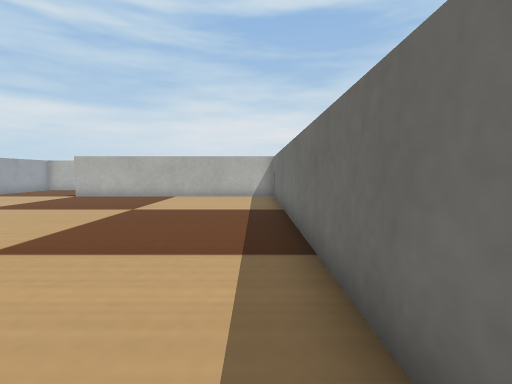
[1] (above)

18 first-person views from a walk through a Webots world. The camera is 0.06 m above the floor, tilts 4° down and sees 85° across. The floor is counted in squares, 0.05 m on a side. Each view is taken from the middle of a square. On the plan, view 1 faces up. The plan holds only what a view shows up to about 12 squares ahead; the rest is blank. The place goes on beyond the plan. The robots in the file are not drawn. Simple shapes and patterns stand in for the simulator's stock objects.

[2]
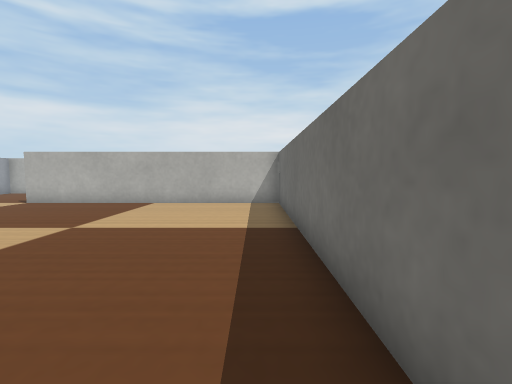

[3]
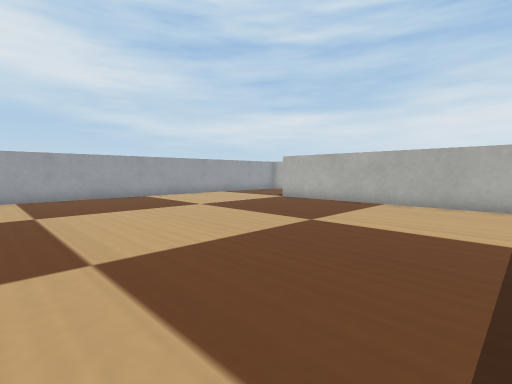

[4]
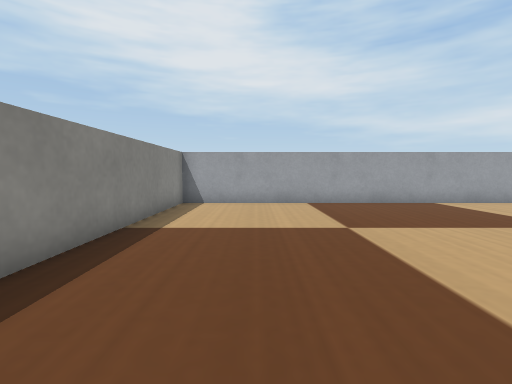

[5]
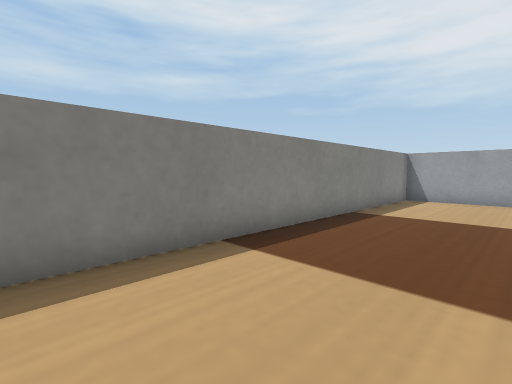

[6]
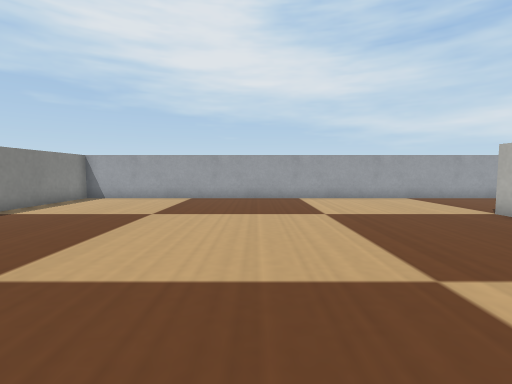

[7]
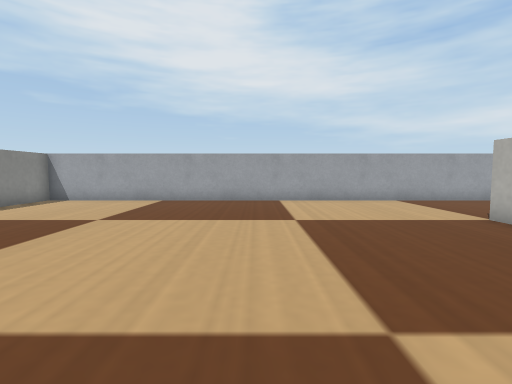

[8]
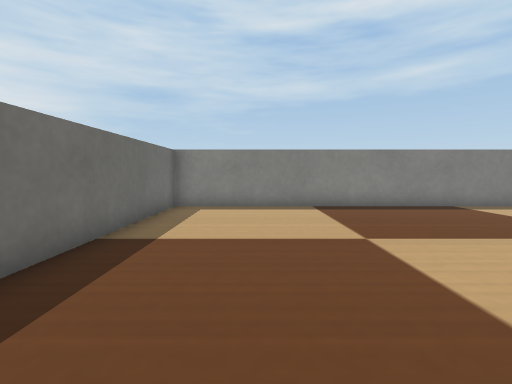

[9]
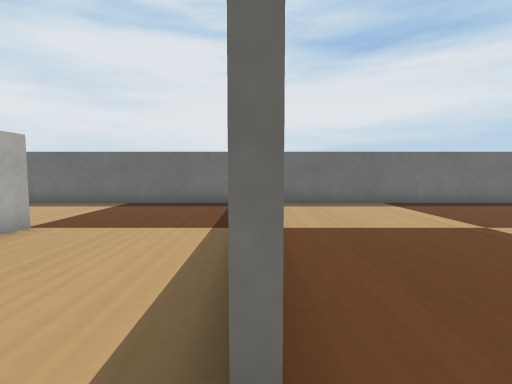

[10]
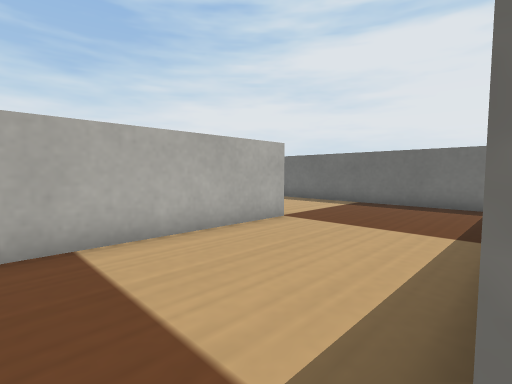

[11]
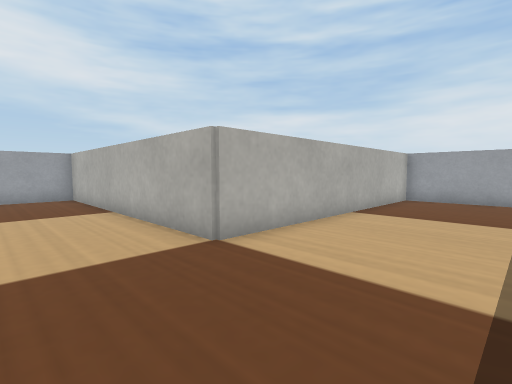

[12]
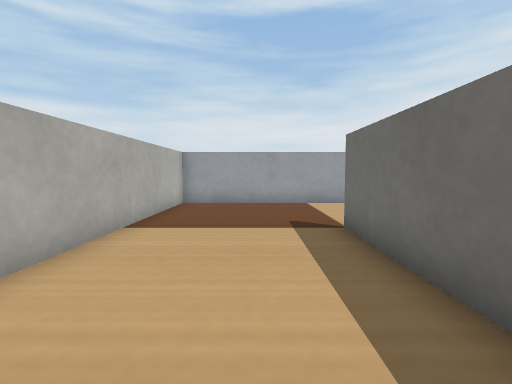

[13]
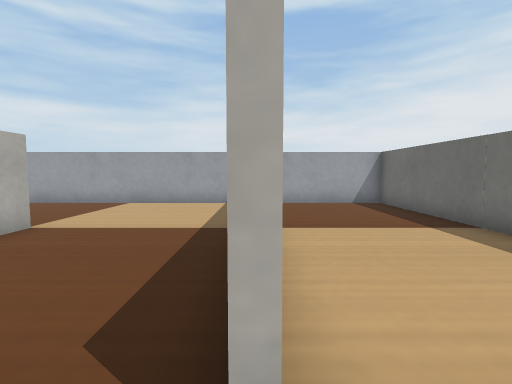

[14]
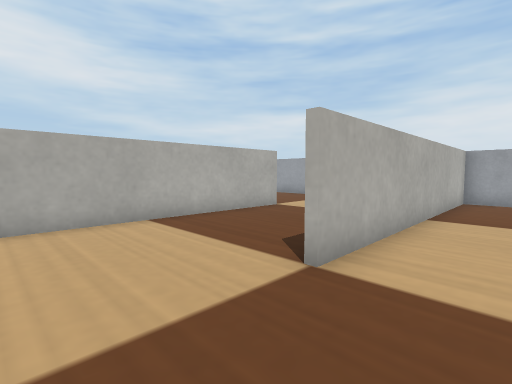

[15]
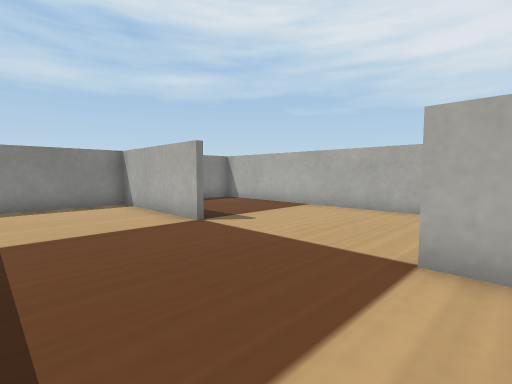

[16]
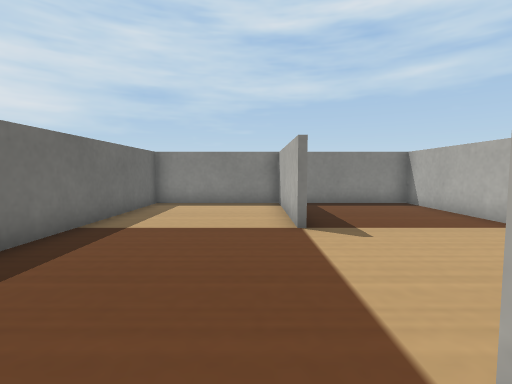

[17]
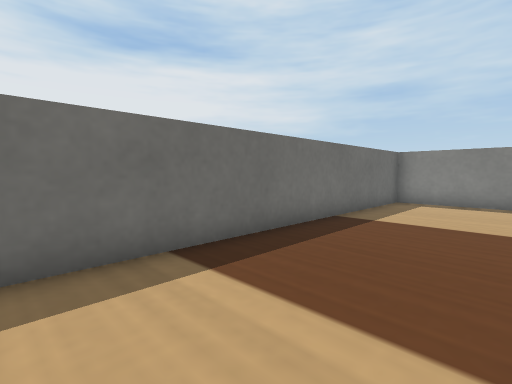

[18]
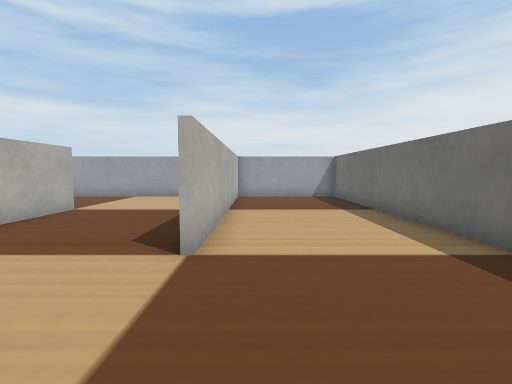

### Floor plan
Points are (right, up) in squares from view 1. A wall is a line through its corners. A room is listed if a view was taken in it or the views show most of it. See-through windows are left out.
Room 1 (views 1, 2, 3, 4, 5, 6, 7, 8)
walls: (-14, 13.5) (-14, -0.9) (0.9, -0.9) (0.9, 13.9) (-9, 13.9)
ways out: opening at (-11.5, 14) to room 2
Room 2 (views 9, 10, 11, 12)
walls: (0.9, 15) (0.9, 24.1); (0.5, 29) (-3.9, 29) (-3.9, 18.9) (-14, 18.9) (-14, 13.5)
ways out: opening at (-11.5, 14) to room 1; opening at (1, 26.5) to room 3
Room 3 (view 13)
walls: (1.1, 24.1) (1.1, 9.1) (5, 9.1); (4.9, 29) (0.5, 29)
ways out: opening at (1, 26.5) to room 2; opening at (6, 16.5) to room 4
Room 4 (views 14, 15, 16, 17, 18)
walls: (6.1, 14.1) (6.1, 9.1) (10.9, 9.1) (10.9, 29) (6.1, 29) (6.1, 19)
ways out: opening at (6, 16.5) to room 3

Positions as (right, up) in squares from view 1, and headings:
1: (0, 0), facing up
2: (0, 3), facing up
3: (0, 3), facing up-left
4: (-3, 2), facing left
5: (-1, 3), facing down-left
6: (-1, 7), facing left
7: (-2, 8), facing left
8: (-2, 9), facing down
9: (-10, 14), facing right
10: (-10, 14), facing up-right
11: (0, 16), facing up-left
12: (-1, 18), facing up
13: (6, 18), facing up
14: (8, 16), facing up-left
15: (10, 20), facing down-left
16: (7, 20), facing down
17: (7, 21), facing down-right
18: (7, 15), facing up
